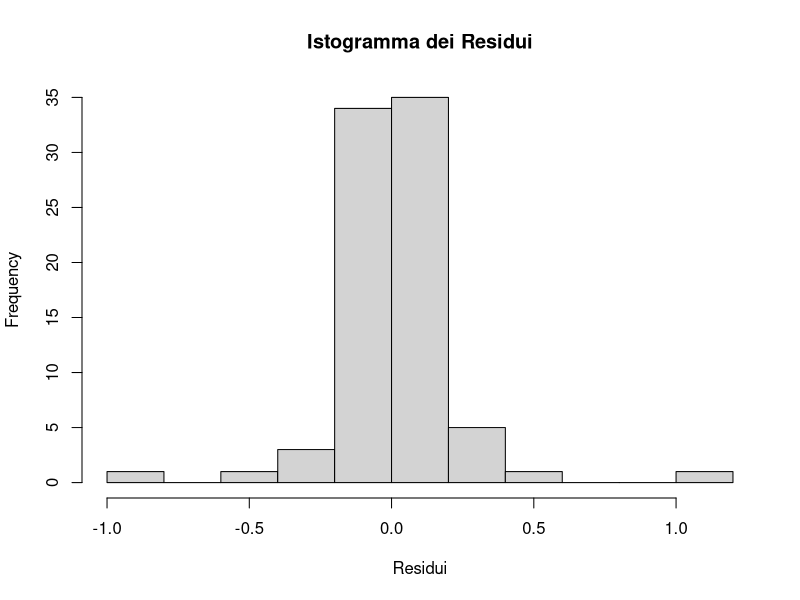

Generate this figure with R:
library(caret)
library(glmnet)
library(dplyr)

set.seed(22)

setwd("~/Github/Statistical-learning-project/Dataset")

df <- read.csv("Sleep_health_and_lifestyle_dataset_adjusted.csv")

# Types of the columns of the dataset:
# Gender: character
# Age:integer
# Occupation: character
# Sleep.Duration: numeric
# Physical.Activity.Level:integer
# Stress.Level: integer
# BMI.Category: character
# Blood.Pressure: character 
# Heart.Rate: integer
# Daily.Steps: integer
# Sleep.Disorder: character

# Transformation to dummy variables
dummy_transform <- dummyVars(~ Gender + Occupation + BMI.Category + Blood.Pressure + Sleep.Disorder, data = df)

df_dummies <- predict(dummy_transform, newdata = df)

df <- cbind(df, df_dummies)

df <- df[, !(names(df) %in% c("Gender", "Occupation", "BMI.Category", "Blood.Pressure", "Sleep.Disorder"))]

## Removing one element for each dummy
# They were removed:
# GenderMale
# OccupationDoctor
# Blood.Pressure115/78
# BMI.CategoryObese
# Sleep.DisorderInsomnia

df <- subset(df, select = -c(GenderMale, OccupationDoctor, `Blood.Pressure115/78`, BMI.CategoryObese, Sleep.DisorderInsomnia))

df <- df %>% mutate_all(~(scale(.) %>% as.vector))
train_lines <- sample(dim(df)[1], round(dim(df)[1]*0.7))

df <- df[train_lines, ]

# Lasso regression
# Define control parameters for Lasso regression
ctrl <- trainControl(method = "cv", number = 10)  # 10-fold cross-validation

# Lasso regression
# Train Lasso regression model with different lambda values
response_variable <- df$Sleep.Duration
lasso_model <- train(x = df[, -which(names(df) == "Sleep.Duration")], y = response_variable, method = "glmnet", trControl = ctrl, tuneLength = 10, preProcess = c("center", "scale"))

# Display the best lambda value selected by caret
print(lasso_model$bestTune)

# Calcolo del MSE del modello migliore
test_data <- df[-train_lines, ]  # Utilizziamo i dati non usati per il training come dati di test
predictions <- predict(lasso_model, newdata = test_data)
actual_values <- test_data$Sleep.Duration
mse <- mean((predictions - actual_values)^2)
print(paste("Mean Squared Error (MSE) del modello migliore:", mse))

# Ottieni i coefficienti del modello
coefficients <- coef(lasso_model$finalModel, s = lasso_model$bestTune$lambda)

# Stampa i coefficienti delle variabili e indica se sono significativi
significant_coeffs <- coefficients[c(coefficients[,1] != 0),]
print(significant_coeffs)

# Numero totale di variabili nel dataset
num_variables_total <- ncol(df) - 1  # Escludiamo la variabile di risposta

# Numero di variabili significative nel modello
num_variables_significant <- length(significant_coeffs)

if (num_variables_significant < num_variables_total) {
  cat("Sono state rimosse", num_variables_total - num_variables_significant, "variabili dal modello.\n")
} else if (num_variables_significant == num_variables_total) {
  cat("Non è stata rimossa nessuna variabile dal modello.\n")
} else {
  cat("Non ci sono abbastanza informazioni per determinare se sono state rimosse variabili.\n")
}

# Elenco delle variabili originali
original_variables <- c("GenderMale", "OccupationDoctor", "Blood.Pressure115/78", "BMI.CategoryObese", "Sleep.DisorderInsomnia")

# Trova le variabili rimosse
variables_removed <- setdiff(original_variables, rownames(significant_coeffs))

if (length(variables_removed) > 0) {
  cat("Le seguenti variabili sono state rimosse dal modello:\n")
  print(variables_removed)
} else {
  cat("Non sono state rimosse variabili dal modello.\n")
}

# Calcolo dei residui del modello
residui <- actual_values - predictions

# Test di normalità dei residui
shapiro_test <- shapiro.test(residui)
print("Shapiro-Wilk test per la normalità dei residui:")
print(shapiro_test)

# Disegna l'istogramma dei residui
hist(residui, main = "Istogramma dei Residui", xlab = "Residui")

# Stampa un messaggio se i residui non sono normalmente distribuiti
if (shapiro_test$p.value < 0.05) {
  cat("I residui non seguono una distribuzione normale (p-value < 0.05).\n")
} else {
  cat("I residui seguono una distribuzione normale (p-value >= 0.05).\n")
}
